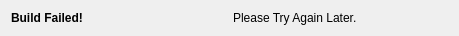
<?xml version="1.0" encoding="UTF-8"?>
<ui version="4.0">
 <class>BuildFailedDialog</class>
 <widget class="QDialog" name="BuildFailedDialog">
  <property name="geometry">
   <rect>
    <x>0</x>
    <y>0</y>
    <width>459</width>
    <height>29</height>
   </rect>
  </property>
  <property name="windowTitle">
   <string>Build Failed</string>
  </property>
  <layout class="QHBoxLayout" name="horizontalLayout">
   <item>
    <widget class="QLabel" name="label">
     <property name="font">
      <font>
       <weight>75</weight>
       <bold>true</bold>
      </font>
     </property>
     <property name="text">
      <string>Build Failed!</string>
     </property>
    </widget>
   </item>
   <item>
    <widget class="QLabel" name="label_2">
     <property name="text">
      <string>Please Try Again Later.</string>
     </property>
    </widget>
   </item>
  </layout>
 </widget>
 <resources/>
 <connections/>
</ui>
